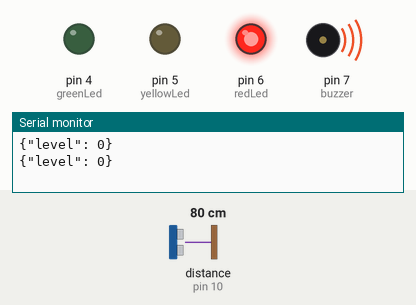
Bench run of a sketch on a simulated Arduino Uno, built with avr-gcc and run on an emulated ATmega328P. Shown: output pins drawn as LEDs (lit = HIGH), buzzer (waves = sounding), the last lines printed to the serial monitor. Wiring (inferred from the names in the program): ultrasonic range finder: trigger pin 9; echo pin 10. The inputs (shaded band) are chosen by the test bench; at power-on: distance to the obstacle (sensor on pin 10) 80 cm. The echo pulse lasts 58.3 µs per cm; pins used as bus, display or sensor lines are not drawn.

Above: at 2.8 s.
2.9 s: distance to the obstacle (sensor on pin 10) set to 19 cm
5.6 s: distance to the obstacle (sensor on pin 10) set to 15 cm
At 7.3 s:
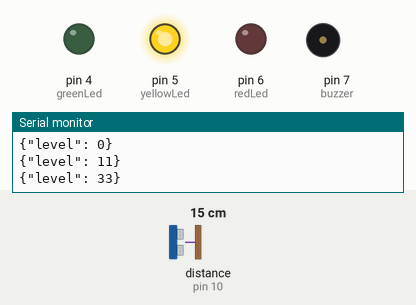
8.3 s: distance to the obstacle (sensor on pin 10) set to 13 cm
11.2 s: distance to the obstacle (sensor on pin 10) set to 10 cm
At 13.2 s:
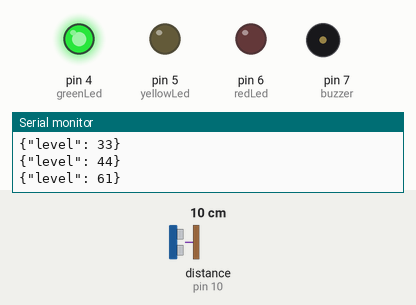
13.9 s: distance to the obstacle (sensor on pin 10) set to 18 cm
At 14.8 s:
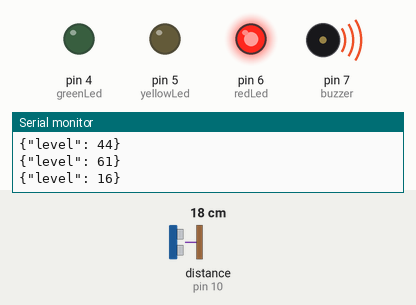
16.6 s: distance to the obstacle (sensor on pin 10) set to 2 cm
At 19.2 s:
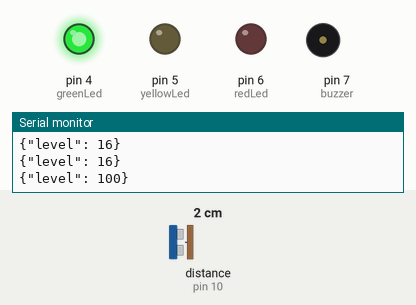
Timing chart, 0 to 20.5 s (numbered marks = the images above; inputs shaded):
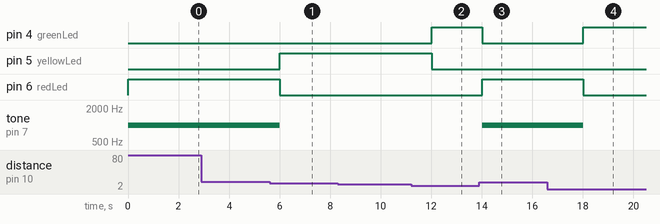

Measured:
- the behaviour switches between 18 and 17 cm on distance to the obstacle (sensor on pin 10) (found by bisection; images 0 and 1)
- the behaviour switches between 12 and 11 cm on distance to the obstacle (sensor on pin 10) (found by bisection; images 1 and 2)
- after the input at 5.6 s, pin 5 (yellowLed): LOW → HIGH after 0.41 s; pin 6 (redLed): HIGH → LOW after 0.41 s; tone on pin 7 (buzzer): 1000 Hz → silent after 0.41 s
- after the input at 11.2 s, pin 4 (greenLed): LOW → HIGH after 0.82 s; pin 5 (yellowLed): HIGH → LOW after 0.82 s
- after the input at 13.9 s, pin 4 (greenLed): HIGH → LOW after 0.12 s; pin 6 (redLed): LOW → HIGH after 0.12 s; tone on pin 7 (buzzer): silent → 1000 Hz after 0.12 s
- after the input at 16.6 s, pin 4 (greenLed): LOW → HIGH after 1.4 s; pin 6 (redLed): HIGH → LOW after 1.4 s; tone on pin 7 (buzzer): 1000 Hz → silent after 1.4 s

The sketch:

HydroNode_Monitor.ino
```cpp
// Define Pins
const int trigPin = 9;
const int echoPin = 10;
const int greenLed = 4;
const int yellowLed = 5;
const int redLed = 6;
const int buzzer = 7;

// Variables for calculation
long duration;
int distance;
int waterPercentage;
const int tankDepth = 20; // Adjust to your demo container depth in cm

void setup() {
  Serial.begin(9600);

  pinMode(trigPin, OUTPUT);
  pinMode(echoPin, INPUT);

  pinMode(greenLed, OUTPUT);
  pinMode(yellowLed, OUTPUT);
  pinMode(redLed, OUTPUT);
  pinMode(buzzer, OUTPUT);
}

void loop() {
  digitalWrite(trigPin, LOW);
  delayMicroseconds(2);
  digitalWrite(trigPin, HIGH);
  delayMicroseconds(10);
  digitalWrite(trigPin, LOW);

  duration = pulseIn(echoPin, HIGH);
  distance = duration * 0.034 / 2;

  waterPercentage = map(distance, tankDepth, 2, 0, 100);
  if (waterPercentage > 100) waterPercentage = 100;
  if (waterPercentage < 0) waterPercentage = 0;

  digitalWrite(greenLed, LOW);
  digitalWrite(yellowLed, LOW);
  digitalWrite(redLed, LOW);
  noTone(buzzer);

  if (waterPercentage > 50) {
    digitalWrite(greenLed, HIGH);
  } else if (waterPercentage > 20) {
    digitalWrite(yellowLed, HIGH);
  } else {
    digitalWrite(redLed, HIGH);
    tone(buzzer, 1000);
  }

  // Send JSON telemetry to Node.js
  Serial.print("{\"level\": ");
  Serial.print(waterPercentage);
  Serial.println("}");

  delay(2000);
}
```
